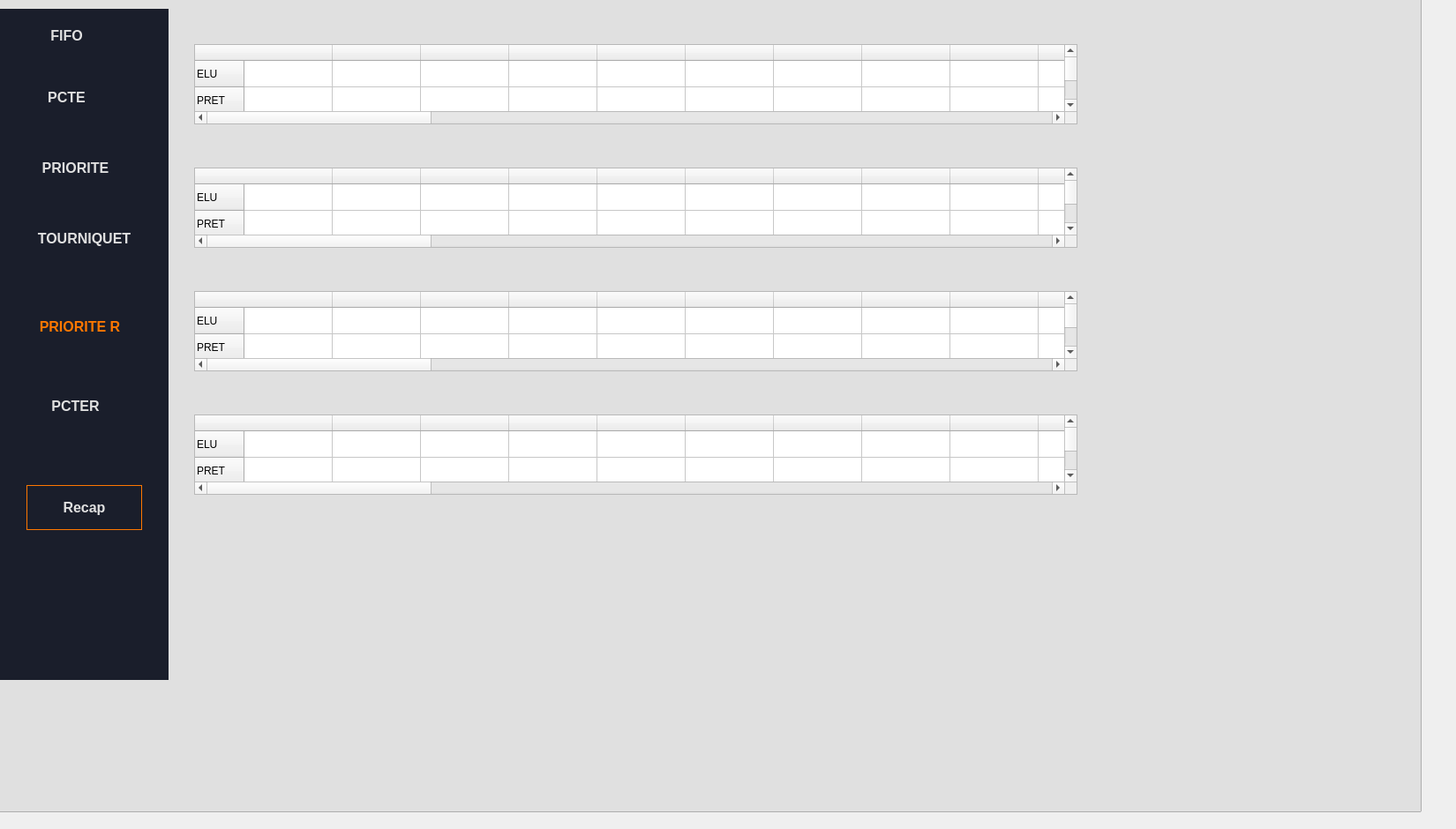
    <widget class="QWidget" name="page_2">
     <widget class="QListView" name="listView_6">
      <property name="geometry">
       <rect>
        <x>-30</x>
        <y>-10</y>
        <width>1641</width>
        <height>931</height>
       </rect>
      </property>
      <property name="styleSheet">
       <string notr="true">background:#E0E0E0</string>
      </property>
     </widget>
     <widget class="QWidget" name="widget_6" native="true">
      <property name="geometry">
       <rect>
        <x>0</x>
        <y>10</y>
        <width>191</width>
        <height>761</height>
       </rect>
      </property>
      <property name="styleSheet">
       <string notr="true"> background-color: #1A1E2B; /* Dark navy blue */
  color: #E0E0E0; /* Light gray text */
  font-family: Arial, sans-serif;</string>
      </property>
      <widget class="QPushButton" name="pushButton_26">
       <property name="geometry">
        <rect>
         <x>20</x>
         <y>90</y>
         <width>111</width>
         <height>21</height>
        </rect>
       </property>
       <property name="styleSheet">
        <string notr="true">border:none ;
color: #E0E0E0 ;
background-color: #1A1E2B; 
font-weight: bold ;
font-size: 16px</string>
       </property>
       <property name="text">
        <string>PCTE</string>
       </property>
      </widget>
      <widget class="QPushButton" name="pushButton_27">
       <property name="geometry">
        <rect>
         <x>30</x>
         <y>170</y>
         <width>111</width>
         <height>21</height>
        </rect>
       </property>
       <property name="styleSheet">
        <string notr="true">border:none ;
color: #E0E0E0 ;
 background-color: #1A1E2B; 
font-weight: bold ;
font-size: 16px</string>
       </property>
       <property name="text">
        <string>PRIORITE</string>
       </property>
      </widget>
      <widget class="QPushButton" name="pushButton_28">
       <property name="geometry">
        <rect>
         <x>40</x>
         <y>250</y>
         <width>111</width>
         <height>21</height>
        </rect>
       </property>
       <property name="styleSheet">
        <string notr="true">border:none ;
color: #E0E0E0 ;
 background-color: #1A1E2B; 
font-weight: bold ;
font-size: 16px</string>
       </property>
       <property name="text">
        <string>TOURNIQUET</string>
       </property>
      </widget>
      <widget class="QPushButton" name="pushButton_29">
       <property name="geometry">
        <rect>
         <x>20</x>
         <y>20</y>
         <width>111</width>
         <height>21</height>
        </rect>
       </property>
       <property name="styleSheet">
        <string notr="true">border:none ;
color: #E0E0E0 ;
 background-color: #1A1E2B; 
font-weight: bold ;
font-size: 16px</string>
       </property>
       <property name="text">
        <string>FIFO</string>
       </property>
      </widget>
      <widget class="QPushButton" name="pushButton_30">
       <property name="geometry">
        <rect>
         <x>30</x>
         <y>540</y>
         <width>131</width>
         <height>51</height>
        </rect>
       </property>
       <property name="styleSheet">
        <string notr="true">border: 1px solid  #FF7700 ;
color: #E0E0E0 ;
 background-color: #1A1E2B; 
font-weight: bold ;
font-size: 16px</string>
       </property>
       <property name="text">
        <string>Recap</string>
       </property>
      </widget>
      <widget class="QPushButton" name="pushButton_31">
       <property name="geometry">
        <rect>
         <x>0</x>
         <y>350</y>
         <width>181</width>
         <height>21</height>
        </rect>
       </property>
       <property name="styleSheet">
        <string notr="true">border:none ;
color: #FF7700 ;
 background-color: #1A1E2B; 
font-weight: bold ;
font-size: 16px</string>
       </property>
       <property name="text">
        <string>PRIORITE R</string>
       </property>
      </widget>
      <widget class="QPushButton" name="pushButton_36">
       <property name="geometry">
        <rect>
         <x>30</x>
         <y>440</y>
         <width>111</width>
         <height>21</height>
        </rect>
       </property>
       <property name="styleSheet">
        <string notr="true">border:none ;
color: #E0E0E0 ;
 background-color: #1A1E2B; 
font-weight: bold ;
font-size: 16px</string>
       </property>
       <property name="text">
        <string>PCTER</string>
       </property>
      </widget>
     </widget>
     <widget class="QTableWidget" name="tableWidget_18">
      <property name="geometry">
       <rect>
        <x>220</x>
        <y>50</y>
        <width>1001</width>
        <height>91</height>
       </rect>
      </property>
      <row>
       <property name="text">
        <string>ELU</string>
       </property>
      </row>
      <row>
       <property name="text">
        <string>PRET</string>
       </property>
      </row>
      <row>
       <property name="text">
        <string>BLOQUE</string>
       </property>
      </row>
      <column>
       <property name="text">
        <string/>
       </property>
      </column>
      <column>
       <property name="text">
        <string/>
       </property>
      </column>
      <column>
       <property name="text">
        <string/>
       </property>
      </column>
      <column>
       <property name="text">
        <string/>
       </property>
      </column>
      <column>
       <property name="text">
        <string/>
       </property>
      </column>
      <column>
       <property name="text">
        <string/>
       </property>
      </column>
      <column>
       <property name="text">
        <string/>
       </property>
      </column>
      <column>
       <property name="text">
        <string/>
       </property>
      </column>
      <column>
       <property name="text">
        <string/>
       </property>
      </column>
      <column>
       <property name="text">
        <string/>
       </property>
      </column>
      <column>
       <property name="text">
        <string/>
       </property>
      </column>
      <column>
       <property name="text">
        <string/>
       </property>
      </column>
      <column>
       <property name="text">
        <string/>
       </property>
      </column>
      <column>
       <property name="text">
        <string/>
       </property>
      </column>
      <column>
       <property name="text">
        <string/>
       </property>
      </column>
      <column>
       <property name="text">
        <string/>
       </property>
      </column>
      <column>
       <property name="text">
        <string/>
       </property>
      </column>
      <column>
       <property name="text">
        <string/>
       </property>
      </column>
      <column>
       <property name="text">
        <string/>
       </property>
      </column>
      <column>
       <property name="text">
        <string/>
       </property>
      </column>
      <column>
       <property name="text">
        <string/>
       </property>
      </column>
      <column>
       <property name="text">
        <string/>
       </property>
      </column>
      <column>
       <property name="text">
        <string/>
       </property>
      </column>
      <column>
       <property name="text">
        <string/>
       </property>
      </column>
      <column>
       <property name="text">
        <string/>
       </property>
      </column>
      <column>
       <property name="text">
        <string/>
       </property>
      </column>
      <column>
       <property name="text">
        <string/>
       </property>
      </column>
      <column>
       <property name="text">
        <string/>
       </property>
      </column>
      <column>
       <property name="text">
        <string/>
       </property>
      </column>
      <column>
       <property name="text">
        <string/>
       </property>
      </column>
      <column>
       <property name="text">
        <string/>
       </property>
      </column>
      <column>
       <property name="text">
        <string/>
       </property>
      </column>
      <column>
       <property name="text">
        <string/>
       </property>
      </column>
      <column>
       <property name="text">
        <string/>
       </property>
      </column>
     </widget>
     <widget class="QTableWidget" name="tableWidget_19">
      <property name="geometry">
       <rect>
        <x>220</x>
        <y>190</y>
        <width>1001</width>
        <height>91</height>
       </rect>
      </property>
      <row>
       <property name="text">
        <string>ELU</string>
       </property>
      </row>
      <row>
       <property name="text">
        <string>PRET</string>
       </property>
      </row>
      <row>
       <property name="text">
        <string>BLOQUE</string>
       </property>
      </row>
      <column>
       <property name="text">
        <string/>
       </property>
      </column>
      <column>
       <property name="text">
        <string/>
       </property>
      </column>
      <column>
       <property name="text">
        <string/>
       </property>
      </column>
      <column>
       <property name="text">
        <string/>
       </property>
      </column>
      <column>
       <property name="text">
        <string/>
       </property>
      </column>
      <column>
       <property name="text">
        <string/>
       </property>
      </column>
      <column>
       <property name="text">
        <string/>
       </property>
      </column>
      <column>
       <property name="text">
        <string/>
       </property>
      </column>
      <column>
       <property name="text">
        <string/>
       </property>
      </column>
      <column>
       <property name="text">
        <string/>
       </property>
      </column>
      <column>
       <property name="text">
        <string/>
       </property>
      </column>
      <column>
       <property name="text">
        <string/>
       </property>
      </column>
      <column>
       <property name="text">
        <string/>
       </property>
      </column>
      <column>
       <property name="text">
        <string/>
       </property>
      </column>
      <column>
       <property name="text">
        <string/>
       </property>
      </column>
      <column>
       <property name="text">
        <string/>
       </property>
      </column>
      <column>
       <property name="text">
        <string/>
       </property>
      </column>
      <column>
       <property name="text">
        <string/>
       </property>
      </column>
      <column>
       <property name="text">
        <string/>
       </property>
      </column>
      <column>
       <property name="text">
        <string/>
       </property>
      </column>
      <column>
       <property name="text">
        <string/>
       </property>
      </column>
      <column>
       <property name="text">
        <string/>
       </property>
      </column>
      <column>
       <property name="text">
        <string/>
       </property>
      </column>
      <column>
       <property name="text">
        <string/>
       </property>
      </column>
      <column>
       <property name="text">
        <string/>
       </property>
      </column>
      <column>
       <property name="text">
        <string/>
       </property>
      </column>
      <column>
       <property name="text">
        <string/>
       </property>
      </column>
      <column>
       <property name="text">
        <string/>
       </property>
      </column>
      <column>
       <property name="text">
        <string/>
       </property>
      </column>
      <column>
       <property name="text">
        <string/>
       </property>
      </column>
      <column>
       <property name="text">
        <string/>
       </property>
      </column>
      <column>
       <property name="text">
        <string/>
       </property>
      </column>
      <column>
       <property name="text">
        <string/>
       </property>
      </column>
      <column>
       <property name="text">
        <string/>
       </property>
      </column>
     </widget>
     <widget class="QTableWidget" name="tableWidget_20">
      <property name="geometry">
       <rect>
        <x>220</x>
        <y>330</y>
        <width>1001</width>
        <height>91</height>
       </rect>
      </property>
      <row>
       <property name="text">
        <string>ELU</string>
       </property>
      </row>
      <row>
       <property name="text">
        <string>PRET</string>
       </property>
      </row>
      <row>
       <property name="text">
        <string>BLOQUE</string>
       </property>
      </row>
      <column>
       <property name="text">
        <string/>
       </property>
      </column>
      <column>
       <property name="text">
        <string/>
       </property>
      </column>
      <column>
       <property name="text">
        <string/>
       </property>
      </column>
      <column>
       <property name="text">
        <string/>
       </property>
      </column>
      <column>
       <property name="text">
        <string/>
       </property>
      </column>
      <column>
       <property name="text">
        <string/>
       </property>
      </column>
      <column>
       <property name="text">
        <string/>
       </property>
      </column>
      <column>
       <property name="text">
        <string/>
       </property>
      </column>
      <column>
       <property name="text">
        <string/>
       </property>
      </column>
      <column>
       <property name="text">
        <string/>
       </property>
      </column>
      <column>
       <property name="text">
        <string/>
       </property>
      </column>
      <column>
       <property name="text">
        <string/>
       </property>
      </column>
      <column>
       <property name="text">
        <string/>
       </property>
      </column>
      <column>
       <property name="text">
        <string/>
       </property>
      </column>
      <column>
       <property name="text">
        <string/>
       </property>
      </column>
      <column>
       <property name="text">
        <string/>
       </property>
      </column>
      <column>
       <property name="text">
        <string/>
       </property>
      </column>
      <column>
       <property name="text">
        <string/>
       </property>
      </column>
      <column>
       <property name="text">
        <string/>
       </property>
      </column>
      <column>
       <property name="text">
        <string/>
       </property>
      </column>
      <column>
       <property name="text">
        <string/>
       </property>
      </column>
      <column>
       <property name="text">
        <string/>
       </property>
      </column>
      <column>
       <property name="text">
        <string/>
       </property>
      </column>
      <column>
       <property name="text">
        <string/>
       </property>
      </column>
      <column>
       <property name="text">
        <string/>
       </property>
      </column>
      <column>
       <property name="text">
        <string/>
       </property>
      </column>
      <column>
       <property name="text">
        <string/>
       </property>
      </column>
      <column>
       <property name="text">
        <string/>
       </property>
      </column>
      <column>
       <property name="text">
        <string/>
       </property>
      </column>
      <column>
       <property name="text">
        <string/>
       </property>
      </column>
      <column>
       <property name="text">
        <string/>
       </property>
      </column>
      <column>
       <property name="text">
        <string/>
       </property>
      </column>
      <column>
       <property name="text">
        <string/>
       </property>
      </column>
      <column>
       <property name="text">
        <string/>
       </property>
      </column>
     </widget>
     <widget class="QTableWidget" name="tableWidget_21">
      <property name="geometry">
       <rect>
        <x>220</x>
        <y>470</y>
        <width>1001</width>
        <height>91</height>
       </rect>
      </property>
      <row>
       <property name="text">
        <string>ELU</string>
       </property>
      </row>
      <row>
       <property name="text">
        <string>PRET</string>
       </property>
      </row>
      <row>
       <property name="text">
        <string>BLOQUE</string>
       </property>
      </row>
      <column>
       <property name="text">
        <string/>
       </property>
      </column>
      <column>
       <property name="text">
        <string/>
       </property>
      </column>
      <column>
       <property name="text">
        <string/>
       </property>
      </column>
      <column>
       <property name="text">
        <string/>
       </property>
      </column>
      <column>
       <property name="text">
        <string/>
       </property>
      </column>
      <column>
       <property name="text">
        <string/>
       </property>
      </column>
      <column>
       <property name="text">
        <string/>
       </property>
      </column>
      <column>
       <property name="text">
        <string/>
       </property>
      </column>
      <column>
       <property name="text">
        <string/>
       </property>
      </column>
      <column>
       <property name="text">
        <string/>
       </property>
      </column>
      <column>
       <property name="text">
        <string/>
       </property>
      </column>
      <column>
       <property name="text">
        <string/>
       </property>
      </column>
      <column>
       <property name="text">
        <string/>
       </property>
      </column>
      <column>
       <property name="text">
        <string/>
       </property>
      </column>
      <column>
       <property name="text">
        <string/>
       </property>
      </column>
      <column>
       <property name="text">
        <string/>
       </property>
      </column>
      <column>
       <property name="text">
        <string/>
       </property>
      </column>
      <column>
       <property name="text">
        <string/>
       </property>
      </column>
      <column>
       <property name="text">
        <string/>
       </property>
      </column>
      <column>
       <property name="text">
        <string/>
       </property>
      </column>
      <column>
       <property name="text">
        <string/>
       </property>
      </column>
      <column>
       <property name="text">
        <string/>
       </property>
      </column>
      <column>
       <property name="text">
        <string/>
       </property>
      </column>
      <column>
       <property name="text">
        <string/>
       </property>
      </column>
      <column>
       <property name="text">
        <string/>
       </property>
      </column>
      <column>
       <property name="text">
        <string/>
       </property>
      </column>
      <column>
       <property name="text">
        <string/>
       </property>
      </column>
      <column>
       <property name="text">
        <string/>
       </property>
      </column>
      <column>
       <property name="text">
        <string/>
       </property>
      </column>
      <column>
       <property name="text">
        <string/>
       </property>
      </column>
      <column>
       <property name="text">
        <string/>
       </property>
      </column>
      <column>
       <property name="text">
        <string/>
       </property>
      </column>
      <column>
       <property name="text">
        <string/>
       </property>
      </column>
      <column>
       <property name="text">
        <string/>
       </property>
      </column>
     </widget>
    </widget>
